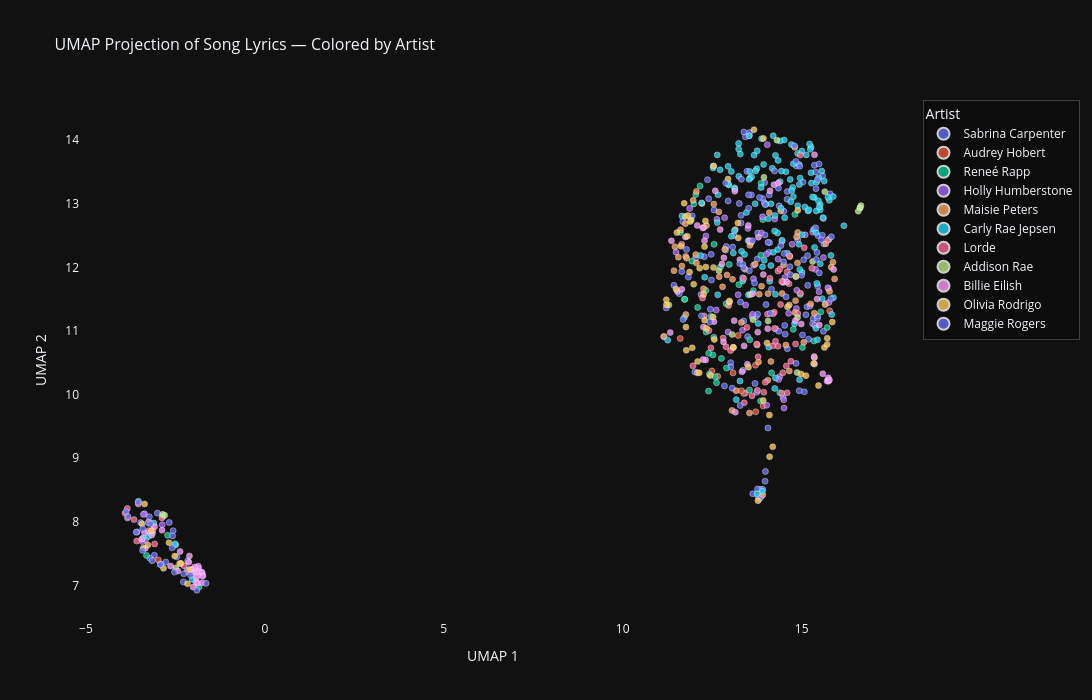

Notebook cell for this chart:
### Code cell
import plotly.express as px

# Build a plotting DataFrame
plot_df = pd.DataFrame({
    "UMAP 1":  umap_embedding[:, 0],
    "UMAP 2":  umap_embedding[:, 1],
    "artist":  df["artist"],
    "title":   df["title"],
    "album":   df["album"],
})

fig = px.scatter(
    plot_df,
    x="UMAP 1",
    y="UMAP 2",
    color="artist",
    hover_name="title",             # song title shown as bold header on hover
    hover_data={                    # additional info in hover tooltip
        "artist": True,
        "album":  True,
        "UMAP 1": ":.3f",
        "UMAP 2": ":.3f",
    },
    title="UMAP Projection of Song Lyrics — Colored by Artist",
    template="plotly_dark",         # clean dark background, swap to "plotly_white" if preferred
    opacity=0.8,
    size_max=8,
)

fig.update_traces(
    marker=dict(size=6, line=dict(width=0.5, color="white")),
    selector=dict(mode="markers")
)

fig.update_layout(
    width=1100,
    height=700,
    legend=dict(
        title="Artist",
        itemsizing="constant",
        bgcolor="rgba(0,0,0,0.3)",
        bordercolor="rgba(255,255,255,0.2)",
        borderwidth=1
    ),
    font=dict(size=12),
    title_font=dict(size=16),
    xaxis=dict(showgrid=False, zeroline=False),
    yaxis=dict(showgrid=False, zeroline=False),
)

fig.show()

### Figure 1 — Plotly figure (JSON) as saved in the notebook; plotly's stock layout.template omitted (floating-point values rounded to 4 significant figures; data arrays with more than 128 entries replaced by an {"elided": "..."} marker saying what was removed)
{"data": [{"customdata": {"elided": "112x2 str values"}, "hovertemplate": "<b>%{hovertext}</b><br><br>artist=%{customdata[0]}<br>UMAP 1=%{x:.3f}<br>UMAP 2=%{y:.3f}<br>album=%{customdata[1]}<extra></extra>", "hovertext": ["Please Please Please", "Juno", "Manchild", "Bed Chem", "Espresso", "Taste", "Tears", "Skin", "Nobody’s Son", "When Did You Get Hot?", "Busy Woman", "My Man on Willpower", "Good Graces", "Slim Pickins", "Never Getting Laid", "Sharpest Tool", "Dumb & Poetic", "Feather", "Go Go Juice", "We Almost Broke Up Again Last Night", "Sugar Talking", "Coincidence", "Goodbye", "Don’t Smile", "Lie To Girls", "15 Minutes", "Nonsense", "Thumbs", "Don’t Worry I’ll Make You Worry", "because i liked a boy", "emails i can’t send", "Couldn’t Make It Any Harder", "Bad Reviews", "Such A Funny Way", "Why", "A Nonsense Christmas", "Vicious", "skinny dipping", "On Purpose", "Sue Me", "decode", "Fast Times", "Tornado Warnings", "Read your Mind", "cindy lou who", "Needless To Say", "opposite", "how many things", "Looking at Me", "Exhale", "Alien", "Already Over", "things i wish you said", "Almost Love", "Paris", "Can’t Blame a Girl for Trying", "bet u wanna", "Bad for Business", "buy me presents", "santa doesn’t know you like i do", "Pushing 20", "Lonesome", "is it new years yet?", "In My Bed", "Run and Hide", "Hold Tight", "Eyes Wide Open", "Diamonds Are Forever", "I Can’t Stop Me", "I’m Fakin", "Tell Em", "Mona Lisa", "Feels Like Loneliness", "Shadows", "Let Me Move You", "prfct", "Bad Time", "Wildside", "Take Off All Your Cool", "Rescue Me", "Take You Back", "white xmas", "We’ll Be the Stars", "No Words", "All We Have Is Love", "Mirage", "The Middle of Starting Over", "Seamless", "Don’t Want It Back", "Space", "Too Young", "Lie for Love", "Your Love’s Like", "White Flag", "We’re the Babysitters", "Two Young Hearts", "Best Thing I Got", "Right Now", "Darling I’m a Mess", "Blueberries", "It’s the Most Nonsense Time of the Year", "How to Go to Confession", "Have Yourself a Merry Little Christmas", "Christmas the Whole Year Round", "What Do I Get My Brother-In-Law?", "Feather / Nonsense", "Last Christmas", "Smile", "It’s Finally Christmas", "A Dream Is a Wish Your Heart Makes / So This Is Love", "Your Mother and Mine", "Thinking Out Loud"], "legendgroup": "Sabrina Carpenter", "marker": {"color": "#636efa", "line": {"color": "white", "width": 0.5}, "opacity": 0.8, "size": 6, "symbol": "circle"}, "mode": "markers", "name": "Sabrina Carpenter", "orientation": "v", "showlegend": true, "type": "scatter", "x": [13.02, 15.03, 11.58, 15.19, 15.15, 15.45, 14.6, 15.46, 11.83, 15.02, 14.6, 11.15, 13.6, 13.06, 12.84, 12.28, -2.46, 15.12, 13.43, 12.04, 14.37, 15.08, 13.77, 12.55, 12.02, 15.61, 15.32, 14.93, 13.36, 11.43, -2.169, -1.911, -2.769, 13.76, 14.0, 13.83, 11.65, 14.48, 12.95, 13.02, 15.58, 13.49, 12.47, 12.89, -2.857, -2.156, 11.68, 13.11, 15.62, 13.38, 14.5, 13.07, 15.31, 13.53, 13.54, 11.78, 15.61, 11.22, 13.98, 13.79, 13.72, 11.94, 13.85, 13.35, 14.67, 15.58, 14.09, 14.84, 15.44, 15.67, 15.55, 14.6, 12.54, 13.91, 14.85, 13.31, 12.88, 13.77, 15.23, -1.733, 14.08, -3.472, 13.97, 15.43, 13.96, 14.28, 14.36, 15.8, 15.39, 15.35, 13.43, 13.38, 14.35, 14.53, 14.06, 13.82, 13.31, 13.62, 15.49, 13.75, 13.99, -3.088, -3.212, 13.88, 13.77, 15.45, 13.63, 13.26, 13.91, -2.279, -3.004, 13.47], "xaxis": "x", "y": [10.5, 13.34, 11.59, 10.87, 11.38, 11.71, 10.72, 12.5, 11.85, 10.94, 13.07, 10.91, 13.14, 10.1, 10.14, 12.17, 7.451, 11.26, 10.03, 12.15, 12.97, 10.04, 12.54, 12.9, 10.36, 11.0, 11.19, 10.06, 10.38, 11.72, 7.249, 7.121, 7.369, 12.13, 11.42, 8.362, 11.94, 9.957, 13.04, 10.43, 13.44, 10.91, 12.2, 12.33, 8.086, 7.388, 12.72, 12.5, 12.37, 11.16, 12.88, 12.32, 11.12, 14.07, 14.12, 12.28, 12.77, 11.36, 8.64, 8.394, 11.22, 12.81, 8.513, 11.84, 12.01, 12.51, 13.14, 10.49, 11.2, 11.43, 12.43, 13.19, 13.59, 13.08, 13.6, 12.7, 12.27, 11.26, 11.39, 7.168, 12.24, 7.989, 13.33, 12.23, 13.01, 11.03, 11.0, 13.16, 13.5, 13.61, 14.05, 14.13, 13.25, 11.09, 9.475, 13.1, 12.82, 11.23, 13.63, 10.04, 8.793, 7.476, 7.428, 8.398, 8.518, 11.23, 8.442, 13.0, 8.512, 7.056, 8.138, 13.51], "yaxis": "y"}, {"customdata": [["Audrey Hobert", "Who’s the Clown?"], ["Audrey Hobert", "Who’s the Clown?"], ["Audrey Hobert", "Who’s the Clown?"], ["Audrey Hobert", "Who’s the Clown?"], ["Audrey Hobert", "Who’s the Clown?"], ["Audrey Hobert", "Who’s the Clown?"], ["Audrey Hobert", "Who’s the Clown?"], ["Audrey Hobert", "Who’s the Clown?"], ["Audrey Hobert", "Who’s the Clown?"], ["Audrey Hobert", "Who’s the Clown?"], ["Audrey Hobert", "Who’s the Clown?"], ["Audrey Hobert", "Who’s the Clown?"], ["Audrey Hobert", null]], "hovertemplate": "<b>%{hovertext}</b><br><br>artist=%{customdata[0]}<br>UMAP 1=%{x:.3f}<br>UMAP 2=%{y:.3f}<br>album=%{customdata[1]}<extra></extra>", "hovertext": ["Sue me", "Bowling alley", "Phoebe", "Thirst Trap", "Sex and the city", "Shooting star", "I like to touch people", "Chateau", "Wet Hair", "Silver Jubilee", "Drive", "Don’t go back to his ass", "Feeling morbid"], "legendgroup": "Audrey Hobert", "marker": {"color": "#EF553B", "line": {"color": "white", "width": 0.5}, "opacity": 0.8, "size": 6, "symbol": "circle"}, "mode": "markers", "name": "Audrey Hobert", "orientation": "v", "showlegend": true, "type": "scatter", "x": [13.08, 13.93, 12.65, 13.23, 13.39, 13.32, -2.15, 13.72, 12.49, 15.78, 13.71, 11.61, -2.977], "xaxis": "x", "y": [10.34, 9.823, 10.29, 10.93, 10.02, 10.06, 7.218, 9.73, 10.37, 11.32, 10.46, 10.88, 7.402], "yaxis": "y"}, {"customdata": [["Reneé Rapp", "BITE ME Digital Album (Live Version)"], ["Reneé Rapp", "Snow Angel (Deluxe)"], ["Reneé Rapp", "Mean Girls (Music From The Motion Picture – Bonus Track Version)"], ["Reneé Rapp", "BITE ME Digital Album (Live Version)"], ["Reneé Rapp", "BITE ME Digital Album (Live Version)"], ["Reneé Rapp", "BITE ME Digital Album (Live Version)"], ["Reneé Rapp", "Snow Angel (Deluxe)"], ["Reneé Rapp", "Snow Angel (Deluxe)"], ["Reneé Rapp", "BITE ME Digital Album (Live Version)"], ["Reneé Rapp", "Snow Angel (Deluxe)"], ["Reneé Rapp", "BITE ME Digital Album (Live Version)"], ["Reneé Rapp", "Everything To Everyone (Deluxe)"], ["Reneé Rapp", "BITE ME Digital Album (Live Version)"], ["Reneé Rapp", "BITE ME Digital Album (Live Version)"], ["Reneé Rapp", "BITE ME Digital Album (Live Version)"], ["Reneé Rapp", "BITE ME Digital Album (Live Version)"], ["Reneé Rapp", "BITE ME Digital Album (Live Version)"], ["Reneé Rapp", "Snow Angel (Deluxe)"], ["Reneé Rapp", "BITE ME Digital Album (Live Version)"], ["Reneé Rapp", "Snow Angel (Deluxe)"], ["Reneé Rapp", "Snow Angel (Deluxe)"], ["Reneé Rapp", "Snow Angel (Deluxe)"], ["Reneé Rapp", "Mean Girls (Music From The Motion Picture – Bonus Track Version)"], ["Reneé Rapp", "Snow Angel (Deluxe)"], ["Reneé Rapp", "Snow Angel (Deluxe)"], ["Reneé Rapp", "Snow Angel (Deluxe)"], ["Reneé Rapp", "Mean Girls (Music From The Motion Picture – Bonus Track Version)"], ["Reneé Rapp", "Everything To Everyone (Deluxe)"], ["Reneé Rapp", "Everything To Everyone (Deluxe)"], ["Reneé Rapp", "Snow Angel (Deluxe)"], ["Reneé Rapp", "Everything To Everyone (Deluxe)"], ["Reneé Rapp", null], ["Reneé Rapp", "Snow Angel (Deluxe)"], ["Reneé Rapp", "Everything To Everyone (Deluxe)"], ["Reneé Rapp", "Everything To Everyone (Deluxe)"], ["Reneé Rapp", "Snow Angel (Deluxe)"], ["Reneé Rapp", "Snow Angel (Deluxe)"], ["Reneé Rapp", null], ["Reneé Rapp", "Everything To Everyone (Deluxe)"], ["Reneé Rapp", "Everything To Everyone (Deluxe)"], ["Reneé Rapp", "Mean Girls (Music From The Motion Picture – Bonus Track Version)"], ["Reneé Rapp", null], ["Reneé Rapp", null], ["Reneé Rapp", null], ["Reneé Rapp", null], ["Reneé Rapp", null], ["Reneé Rapp", null], ["Reneé Rapp", null]], "hovertemplate": "<b>%{hovertext}</b><br><br>artist=%{customdata[0]}<br>UMAP 1=%{x:.3f}<br>UMAP 2=%{y:.3f}<br>album=%{customdata[1]}<extra></extra>", "hovertext": ["Leave Me Alone", "Snow Angel", "Not My Fault", "Why Is She Still Here?", "Kiss It Kiss It", "Mad", "Tummy Hurts", "Poison Poison", "I Think I Like You Better When You’re Gone", "Pretty Girls", "I Can’t Have You Around Me Anymore", "In the Kitchen", "Shy", "You’d Like That Wouldn’t You", "At Least I’m Hot", "Good Girl", "That’s So Funny", "Talk Too Much", "Sometimes", "I Wish", "I Hate Boston", "Gemini Moon", "World Burn", "Willow", "23", "The Wedding Song", "Meet the Plastics", "Bruises", "Colorado", "So What Now", "Too Well", "Tattoos", "I Do", "Don’t Tell My Mom", "What Can I Do", "Swim", "Messy", "Lucky", "Moon", "Everything to Everyone (Intro)", "Someone Gets Hurt", "Taxi", "Tears On My Phone", "I’d Rather Be Cold Hearted Than Hurt", "Tummy Hurts (on VHS)", "WHAT ABOUT IT?", "Smoke A Cigarette", "Happiest Person You Know"], "legendgroup": "Reneé Rapp", "marker": {"color": "#00cc96", "line": {"color": "white", "width": 0.5}, "opacity": 0.8, "size": 6, "symbol": "circle"}, "mode": "markers", "name": "Reneé Rapp", "orientation": "v", "showlegend": true, "type": "scatter", "x": [14.39, 12.33, 14.77, 11.61, 14.16, 15.53, 11.73, 15.35, 11.99, 12.4, 12.04, 14.96, 12.59, 11.93, 12.52, 13.54, 13.65, 12.73, 12.16, 12.09, 12.62, 12.4, 15.02, 13.85, 11.72, 13.86, -2.718, 12.42, 12.55, 12.55, 12.98, 14.81, 13.87, 12.32, 14.84, 12.89, 12.76, 15.71, 13.92, -1.996, 12.9, -3.308, -1.843, -1.782, 11.73, 13.25, -3.533, 13.55], "xaxis": "x", "y": [10.03, 10.98, 11.03, 12.55, 10.34, 11.3, 11.5, 10.84, 13.0, 10.06, 13.14, 11.57, 10.28, 12.1, 10.62, 10.07, 11.63, 12.01, 13.28, 11.37, 10.19, 10.65, 10.74, 9.899, 11.21, 12.19, 7.791, 10.32, 10.9, 12.36, 12.05, 12.83, 13.32, 11.64, 11.85, 11.43, 10.57, 11.05, 12.75, 7.253, 10.42, 7.472, 6.976, 7.204, 11.5, 11.73, 8.325, 10.86], "yaxis": "y"}, {"customdata": [["Holly Humberstone", "Can You Afford to Lose Me?"], ["Holly Humberstone", "Can You Afford to Lose Me?"], ["Holly Humberstone", "Can You Afford to Lose Me?"], ["Holly Humberstone", "Can You Afford to Lose Me?"], ["Holly Humberstone", "Can You Afford to Lose Me?"], ["Holly Humberstone", "Falling Asleep at the Wheel - EP"], ["Holly Humberstone", "Can You Afford to Lose Me?"], ["Holly Humberstone", "Can You Afford to Lose Me?"], ["Holly Humberstone", "Can You Afford to Lose Me?"], ["Holly Humberstone", "Paint My Bedroom Black (Acoustic)"], ["Holly Humberstone", "Chartboxx 3.2022"], ["Holly Humberstone", null], ["Holly Humberstone", "Cruel World"], ["Holly Humberstone", "Can You Afford to Lose Me?"], ["Holly Humberstone", "Paint My Bedroom Black (Acoustic)"], ["Holly Humberstone", "Can You Afford to Lose Me?"], ["Holly Humberstone", "Paint My Bedroom Black (Acoustic)"], ["Holly Humberstone", "work in progress - EP"], ["Holly Humberstone", "Can You Afford to Lose Me?"], ["Holly Humberstone", "Paint My Bedroom Black (Acoustic)"], ["Holly Humberstone", "Paint My Bedroom Black (Acoustic)"], ["Holly Humberstone", "Paint My Bedroom Black (Acoustic)"], ["Holly Humberstone", "Paint My Bedroom Black (Acoustic)"], ["Holly Humberstone", "Cruel World"], ["Holly Humberstone", "Paint My Bedroom Black (Acoustic)"], ["Holly Humberstone", "Falling Asleep at the Wheel - EP"], ["Holly Humberstone", "Paint My Bedroom Black (Acoustic)"], ["Holly Humberstone", "Paint My Bedroom Black (Acoustic)"], ["Holly Humberstone", "Paint My Bedroom Black (Acoustic)"], ["Holly Humberstone", "Paint My Bedroom Black (Acoustic)"], ["Holly Humberstone", "work in progress - EP"], ["Holly Humberstone", "Paint My Bedroom Black (Acoustic)"], ["Holly Humberstone", null], ["Holly Humberstone", "work in progress - EP"], ["Holly Humberstone", "The Buccaneers: Season 2 (Apple TV+ Original Series Soundtrack)"], ["Holly Humberstone", "work in progress - EP"], ["Holly Humberstone", null], ["Holly Humberstone", null], ["Holly Humberstone", "Cruel World"], ["Holly Humberstone", null], ["Holly Humberstone", null], ["Holly Humberstone", null], ["Holly Humberstone", null], ["Holly Humberstone", null], ["Holly Humberstone", "EarthPercent x Earth Day ’23 Compilation Album"], ["Holly Humberstone", null], ["Holly Humberstone", "Cruel World"], ["Holly Humberstone", "Cruel World"], ["Holly Humberstone", null], ["Holly Humberstone", null], ["Holly Humberstone", null], ["Holly Humberstone", "Cruel World"]], "hovertemplate": "<b>%{hovertext}</b><br><br>artist=%{customdata[0]}<br>UMAP 1=%{x:.3f}<br>UMAP 2=%{y:.3f}<br>album=%{customdata[1]}<extra></extra>", "hovertext": ["Falling Asleep At The Wheel", "Deep End", "The Walls Are Way Too Thin", "Scarlett", "Overkill", "Drop Dead", "Please Don’t Leave Just Yet", "Vanilla", "Haunted House", "Into Your Room", "London Is Lonely", "Sleep Tight", "To Love Somebody", "Can You Afford to Lose Me?", "Cocoon", "Friendly Fire", "Kissing In Swimming Pools", "Dive", "Thursday", "Lauren", "Ghost Me", "Paint My Bedroom Black", "Superbloodmoon", "Die Happy", "Antichrist", "Livewire", "Flatlining", "Elvis Impersonators", "Room Service", "Girl", "Down Swinging", "Baby Blues", "I Would Die 4 U", "Easy Tiger", "Miss You To Death", "Work In Progress", "Fake Plastic Trees", "A Little Less Love", "Cruel World", "Money on Me", "Catching Fire", "You Said You Would Call", "Tears on the Dancefloor", "Stay", "Rock City", "Never Drinking Again", "White Noise", "Beauty Pageant", "Drive Me Away", "Early AM Wishing", "Watch You Leave", "Lucy"], "legendgroup": "Holly Humberstone", "marker": {"color": "#ab63fa", "line": {"color": "white", "width": 0.5}, "opacity": 0.8, "size": 6, "symbol": "circle"}, "mode": "markers", "name": "Holly Humberstone", "orientation": "v", "showlegend": true, "type": "scatter", "x": [14.45, -3.57, 13.44, 13.66, 14.04, 14.53, 12.63, 14.25, -3.425, 13.88, 13.66, 14.89, 12.33, 13.23, 14.85, 12.19, 14.86, 14.39, 14.02, 15.76, 12.94, 15.76, 13.91, 14.64, 13.35, 14.5, 14.34, -2.868, 14.51, 12.85, 14.48, -3.334, 14.02, 14.36, 15.37, 14.73, -3.361, 11.87, 15.39, 15.61, 15.1, 12.61, 11.49, 13.63, 15.49, -1.928, 15.73, 15.31, -1.851, -1.996, 13.5, -3.397], "xaxis": "x", "y": [12.41, 7.843, 11.41, 11.82, 13.93, 11.84, 12.76, 12.76, 7.69, 12.54, 12.03, 12.44, 12.49, 11.57, 11.35, 11.58, 11.64, 10.28, 9.834, 11.67, 10.98, 11.45, 12.8, 11.28, 11.01, 9.919, 12.13, 7.956, 9.789, 12.78, 11.76, 7.725, 12.21, 10.24, 11.09, 12.36, 8.128, 12.93, 11.97, 12.15, 12.51, 11.33, 12.24, 11.26, 11.62, 7.261, 11.68, 12.56, 7.267, 7.148, 12.61, 8.117], "yaxis": "y"}, {"customdata": {"elided": "67x2 str values"}, "hovertemplate": "<b>%{hovertext}</b><br><br>artist=%{customdata[0]}<br>UMAP 1=%{x:.3f}<br>UMAP 2=%{y:.3f}<br>album=%{customdata[1]}<extra></extra>", "hovertext": ["Worst of You", "History Of Man", "The Good Witch", "There It Goes", "BSC", "Lost The Breakup", "Wendy", "Psycho", "I’m Trying (Not Friends)", "Yoko", "Body Better", "Coming Of Age", "Feels Like This", "You Signed Up For This", "The Band And I", "Favourite Ex", "Watch", "You’re Just A Boy (And I’m Kinda The Man)", "Want You Back", "You You You", "Smile", "This Is On You", "John Hughes Movie", "The Last One", "Audrey Hepburn", "Brooklyn", "Love Him I Don’t", "My Regards", "Run", "Two Weeks Ago", "Holy Revival", "Guy On A Horse", "Therapy", "Outdoor Pool", "The Song", "Funeral", "Truth Is", "Details", "Boy", "In My Head", "Villain", "Volcano", "You to You", "Say My Name In Your Sleep", "Hollow", "Take Care of Yourself", "Elvis Song", "Personal Best", "Tough Act", "Architecture", "Adore You", "Look At Me Now", "Talking To Strangers", "Enough for You", "Glowing Review", "April Showers", "Milhouse", "Lunar Years", "The Party", "Happy Hunting Ground", "Neck of the Woods", "Helicopter", "I Want You to Change (Because You Want to Change)", "Bit Bitter", "Vampire Time", "You Then Me Now", "Together This Christmas (Amazon Original)"], "legendgroup": "Maisie Peters", "marker": {"color": "#FFA15A", "line": {"color": "white", "width": 0.5}, "opacity": 0.8, "size": 6, "symbol": "circle"}, "mode": "markers", "name": "Maisie Peters", "orientation": "v", "showlegend": true, "type": "scatter", "x": [15.65, 13.42, 13.07, 13.82, 15.06, 12.69, 14.88, 15.35, 11.55, 12.85, 11.75, 14.06, 14.81, 13.05, 14.48, 12.34, 12.91, 13.14, 11.46, 14.81, 13.8, 14.06, 15.67, 15.87, 13.32, 14.41, 12.26, 11.16, 12.04, 12.06, 12.06, 13.54, 13.55, 12.09, 12.7, 11.76, 11.65, 12.55, 13.17, 14.89, 14.14, 14.56, 11.62, 13.59, 11.97, 12.96, 14.86, 13.88, 12.79, 15.78, 15.83, 15.25, 15.35, 12.26, 14.49, 14.66, 11.76, 11.78, 15.92, 14.09, 14.83, 13.7, 12.21, 11.43, 14.67, 14.45, 13.91], "xaxis": "x", "y": [11.42, 11.97, 11.81, 11.58, 10.82, 12.87, 12.07, 11.28, 12.16, 12.28, 12.69, 11.59, 13.89, 9.752, 11.77, 12.66, 11.88, 12.59, 12.32, 11.29, 10.51, 10.23, 12.37, 12.08, 11.13, 12.89, 11.66, 10.91, 12.2, 13.19, 12.07, 9.711, 12.35, 10.34, 11.85, 12.17, 12.02, 12.99, 10.06, 12.55, 10.52, 10.78, 12.59, 12.39, 13.05, 11.4, 12.48, 11.7, 11.69, 11.62, 12.0, 11.43, 10.58, 12.63, 12.04, 10.37, 11.26, 12.14, 11.82, 12.86, 11.48, 12.05, 13.0, 11.95, 12.17, 11.59, 8.428], "yaxis": "y"}, {"customdata": {"elided": "142x2 str values"}, "hovertemplate": "<b>%{hovertext}</b><br><br>artist=%{customdata[0]}<br>UMAP 1=%{x:.3f}<br>UMAP 2=%{y:.3f}<br>album=%{customdata[1]}<extra></extra>", "hovertext": {"elided": "142 str values"}, "legendgroup": "Carly Rae Jepsen", "marker": {"color": "#19d3f3", "line": {"color": "white", "width": 0.5}, "opacity": 0.8, "size": 6, "symbol": "circle"}, "mode": "markers", "name": "Carly Rae Jepsen", "orientation": "v", "showlegend": true, "type": "scatter", "x": {"elided": "142 float values"}, "xaxis": "x", "y": {"elided": "142 float values"}, "yaxis": "y"}, {"customdata": [["Lorde", "Pure Heroine (Extended)"], ["Lorde", "Pure Heroine (Extended)"], ["Lorde", "Melodrama (Japanese Edition)"], ["Lorde", "Melodrama (Japanese Edition)"], ["Lorde", "Pure Heroine (Extended)"], ["Lorde", "Melodrama (Japanese Edition)"], ["Lorde", "Melodrama (Japanese Edition)"], ["Lorde", "Pure Heroine (Extended)"], ["Lorde", "Pure Heroine (Extended)"], ["Lorde", "Melodrama (Japanese Edition)"], ["Lorde", "Melodrama (Japanese Edition)"], ["Lorde", "Solar Power (D2C Exclusive Deluxe)"], ["Lorde", "Melodrama (Japanese Edition)"], ["Lorde", "Melodrama (Japanese Edition)"], ["Lorde", "Virgin (Deluxe)*"], ["Lorde", "Melodrama (Japanese Edition)"], ["Lorde", "Pure Heroine (Extended)"], ["Lorde", "Solar Power (D2C Exclusive Deluxe)"], ["Lorde", "Virgin (Deluxe)*"], ["Lorde", "Melodrama (Japanese Edition)"], ["Lorde", "Virgin (Deluxe)*"], ["Lorde", "Virgin (Deluxe)*"], ["Lorde", "Pure Heroine (Extended)"], ["Lorde", "Virgin (Deluxe)*"], ["Lorde", "Pure Heroine (Extended)"], ["Lorde", "Pure Heroine (Extended)"], ["Lorde", "Pure Heroine (Extended)"], ["Lorde", "Virgin (Deluxe)*"], ["Lorde", "Solar Power (D2C Exclusive Deluxe)"], ["Lorde", "Virgin (Deluxe)*"], ["Lorde", "The Hunger Games: Mockingjay, Pt. 1 (Original Motion Picture Soundtrack)"], ["Lorde", "Melodrama (Japanese Edition)"], ["Lorde", "Virgin (Deluxe)*"], ["Lorde", "Virgin (Deluxe)*"], ["Lorde", "Solar Power (D2C Exclusive Deluxe)"], ["Lorde", "Pure Heroine (Extended)"], ["Lorde", "Solar Power (D2C Exclusive Deluxe)"], ["Lorde", "Pure Heroine (Extended)"], ["Lorde", "Solar Power (D2C Exclusive Deluxe)"], ["Lorde", "Virgin (Deluxe)*"], ["Lorde", "Solar Power (D2C Exclusive Deluxe)"], ["Lorde", "Virgin (Deluxe)*"], ["Lorde", "Solar Power (D2C Exclusive Deluxe)"], ["Lorde", "Solar Power (D2C Exclusive Deluxe)"], ["Lorde", "Solar Power (D2C Exclusive Deluxe)"], ["Lorde", "Solar Power (D2C Exclusive Deluxe)"], ["Lorde", "Pure Heroine (Extended)"], ["Lorde", "The Hunger Games: Catching Fire (Original Motion Picture Soundtrack)"], ["Lorde", "Solar Power (D2C Exclusive Deluxe)"], ["Lorde", "Pure Heroine (Extended)"], ["Lorde", "Pure Heroine (Extended)"], ["Lorde", "Solar Power (D2C Exclusive Deluxe)"], ["Lorde", "Solar Power (D2C Exclusive Deluxe)"], ["Lorde", "Pure Heroine (Extended)"], ["Lorde", "The Hunger Games: Mockingjay, Pt. 1 (Original Motion Picture Soundtrack)"], ["Lorde", "The Hunger Games: Mockingjay, Pt. 1 (Original Motion Picture Soundtrack)"], ["Lorde", "Everyone’s Getting Involved: A Stop Making Sense Tribute Album"], ["Lorde", "Melodrama (Vinyl Version)"]], "hovertemplate": "<b>%{hovertext}</b><br><br>artist=%{customdata[0]}<br>UMAP 1=%{x:.3f}<br>UMAP 2=%{y:.3f}<br>album=%{customdata[1]}<extra></extra>", "hovertext": ["Royals", "Team", "Liability", "Green Light", "Ribs", "The Louvre", "Hard Feelings/Loveless", "Tennis Court", "Buzzcut Season", "Supercut", "Perfect Places", "Solar Power", "Writer In the Dark", "Sober", "What Was That", "Homemade Dynamite", "400 Lux", "Stoned at the Nail Salon", "Man Of The Year", "Sober II (Melodrama)", "David", "Current Affairs", "A World Alone", "Shapeshifter", "White Teeth Teens", "The Love Club", "Glory and Gore", "Hammer", "Mood Ring", "Favourite Daughter", "Yellow Flicker Beat", "Liability (Reprise)", "Clearblue", "Broken Glass", "Secrets from a Girl (Who’s Seen It All)", "Bravado", "The Path", "Still Sane", "The Man with the Axe", "GRWM", "Fallen Fruit", "If She Could See Me Now", "Oceanic Feeling", "Big Star", "California", "Dominoes", "Swingin Party", "Everybody Wants To Rule The World", "Leader of a New Regime", "Biting Down", "No Better", "Helen of Troy", "Hold No Grudge", "Million Dollar Bills", "Ladder Song", "Flicker (Kanye West Rework)", "Take Me to the River", "Loveless"], "legendgroup": "Lorde", "marker": {"color": "#FF6692", "line": {"color": "white", "width": 0.5}, "opacity": 0.8, "size": 6, "symbol": "circle"}, "mode": "markers", "name": "Lorde", "orientation": "v", "showlegend": true, "type": "scatter", "x": [14.7, 14.44, 13.77, 14.96, 12.41, 14.96, 14.6, 14.57, 14.24, 14.67, 14.41, 14.34, 15.07, 14.89, 14.23, 14.59, 14.65, 13.78, 14.34, 14.19, 14.39, 14.83, 15.28, 13.01, 13.98, 13.61, 14.48, 12.23, 13.76, 14.2, 12.81, -2.26, -2.875, 11.65, 11.96, 12.47, -3.84, 13.94, 14.05, -3.539, -3.907, 14.11, 13.74, -3.133, 14.27, -3.246, 14.44, -3.657, -3.843, -3.248, 13.47, 13.4, 13.38, -3.582, 12.28, 12.89, 15.74, -3.08], "xaxis": "x", "y": [10.52, 10.02, 10.07, 13.77, 11.01, 11.59, 11.93, 10.45, 11.04, 12.18, 11.42, 10.76, 12.31, 11.27, 11.3, 10.03, 11.74, 10.59, 11.94, 10.77, 11.97, 10.79, 11.99, 10.69, 10.19, 9.982, 10.34, 11.52, 10.78, 11.27, 10.89, 7.311, 8.062, 12.36, 10.45, 10.73, 8.061, 10.04, 11.26, 8.282, 8.135, 11.83, 10.79, 7.87, 10.84, 8.001, 11.78, 8.036, 8.211, 7.863, 11.06, 9.872, 11.82, 7.698, 11.24, 10.75, 12.43, 7.654], "yaxis": "y"}, {"customdata": [["Addison Rae", "Addison"], ["Addison Rae", "Addison"], ["Addison Rae", "Addison"], ["Addison Rae", "AR (Spotify Exclusive)"], ["Addison Rae", "Addison"], ["Addison Rae", "AR (Spotify Exclusive)"], ["Addison Rae", "Addison"], ["Addison Rae", "Addison"], ["Addison Rae", "Addison"], ["Addison Rae", "Addison"], ["Addison Rae", "Addison"], ["Addison Rae", "AR (Spotify Exclusive)"], ["Addison Rae", "Addison"], ["Addison Rae", "Addison"], ["Addison Rae", "AR (Spotify Exclusive)"], ["Addison Rae", "AR (Spotify Exclusive)"], ["Addison Rae", "Aquamarine 7”"], ["Addison Rae", "Diet Pepsi"], ["Addison Rae", "Diet Pepsi 1 Year Anniversary 7”"], ["Addison Rae", "Diet Pepsi 1 Year Anniversary 7”"]], "hovertemplate": "<b>%{hovertext}</b><br><br>artist=%{customdata[0]}<br>UMAP 1=%{x:.3f}<br>UMAP 2=%{y:.3f}<br>album=%{customdata[1]}<extra></extra>", "hovertext": ["Fame is a Gun", "Diet Pepsi", "Headphones On", "Obsessed", "High Fashion", "2 die 4", "Aquamarine", "Money is Everything", "New York", "Times Like These", "Summer Forever", "I got it bad", "In The Rain", "Lost & Found", "Nothing On (But The Radio)", "it could’ve been u", "Aquamarine / Arcamarine", "Diet Pepsi (Slowed + Reverb)", "Diet Pepsi (Soda Pop)", "Diet Pepsi (Strings)"], "legendgroup": "Addison Rae", "marker": {"color": "#B6E880", "line": {"color": "white", "width": 0.5}, "opacity": 0.8, "size": 6, "symbol": "circle"}, "mode": "markers", "name": "Addison Rae", "orientation": "v", "showlegend": true, "type": "scatter", "x": [13.06, 16.63, 14.06, 12.69, 14.31, 14.88, -2.858, 14.87, 15.31, 13.64, 13.95, 11.29, 13.57, -2.491, 15.65, 11.91, -2.8, 16.66, 16.64, 16.58], "xaxis": "x", "y": [10.94, 12.94, 11.16, 11.95, 14.0, 11.21, 8.118, 10.35, 12.09, 11.18, 13.42, 11.41, 11.57, 7.277, 13.19, 12.74, 8.104, 12.97, 12.93, 12.88], "yaxis": "y"}, {"customdata": {"elided": "73x2 str values"}, "hovertemplate": "<b>%{hovertext}</b><br><br>artist=%{customdata[0]}<br>UMAP 1=%{x:.3f}<br>UMAP 2=%{y:.3f}<br>album=%{customdata[1]}<extra></extra>", "hovertext": ["lovely", "WILDFLOWER", "when the party’s over", "Happier Than Ever", "bad guy", "everything i wanted", "idontwannabeyouanymore", "i love you", "bury a friend", "BIRDS OF A FEATHER", "Your Power", "ocean eyes", "No Time To Die", "wish you were gay", "CHIHIRO", "Therefore I Am", "LUNCH", "my future", "all the good girls go to hell", "bellyache", "What Was I Made For?", "xanny", "you should see me in a crown", "listen before i go", "ilomilo", "my strange addiction", "COPYCAT", "L’AMOUR DE MA VIE", "BLUE", "THE GREATEST", "watch", "hostage", "SKINNY", "my boy", "Six Feet Under", "THE DINER", "NDA", "Bored", "The 30th", "8", "Male Fantasy", "bitches broken hearts", "TV", "BITTERSUITE", "come out and play", "Billie Bossa Nova", "party favor", "goodbye", "Halley’s Comet", "Getting Older", "Oxytocin", "Lost Cause", "I Didn’t Change My Number", "GOLDWING", "Lo Vas A Olvidar", "OverHeated", "WHEN I WAS OLDER", "Not My Responsibility", "&burn", "Everybody Dies", "Hotline Bling", "L’AMOUR DE MA VIE [OVER NOW EXTENDED EDIT]", "Happier Than Ever (Edit)", "Sunny (One World: Together At Home)", "Watch&burn", "Billie Eilish and FINNEAS on SKINNY", "blue.m4a", "Billie EIlish and FINNEAS on BIRDS OF A FEATHER", "Hotline Bling / party favor", "Billie Eilish and FINNEAS on CHIHIRO", "Bad Guy (Reprise)", "Billie EIlish and FINNEAS on LUNCH", "Billie EIlish and FINNEAS on THE DINER"], "legendgroup": "Billie Eilish", "marker": {"color": "#FF97FF", "line": {"color": "white", "width": 0.5}, "opacity": 0.8, "size": 6, "symbol": "circle"}, "mode": "markers", "name": "Billie Eilish", "orientation": "v", "showlegend": true, "type": "scatter", "x": [-3.16, 12.59, -1.926, 12.77, 13.48, 12.25, -1.875, -1.932, 14.82, 13.51, 11.36, 14.23, -2.108, 12.08, 13.27, 12.83, 15.49, -1.912, 13.77, 14.05, -1.836, 13.15, 15.9, -1.756, -1.86, 13.11, 14.99, 11.75, 13.54, 12.72, 14.58, -2.873, -2.37, 11.53, -3.34, 15.43, 11.33, 15.36, 12.32, -1.737, -2.03, 13.13, 12.29, 14.12, -1.963, 14.35, 15.35, -1.751, -2.635, 11.65, 12.98, 13.39, -2.058, -3.365, 13.79, 12.82, 12.55, 12.24, 13.93, -2.126, -2.431, 12.24, -2.005, -3.082, 13.63, 15.71, -3.44, 15.74, 15.36, 15.75, 13.33, 15.59, 15.78], "xaxis": "x", "y": [7.792, 13.2, 7.051, 12.05, 10.48, 11.06, 7.037, 7.224, 11.16, 12.66, 12.42, 13.3, 7.465, 12.66, 12.12, 12.15, 11.09, 7.137, 10.98, 11.04, 7.221, 9.724, 11.97, 7.209, 7.304, 11.16, 11.11, 12.48, 12.42, 12.59, 11.77, 7.87, 7.533, 11.62, 7.584, 11.5, 10.98, 13.77, 10.55, 7.146, 7.214, 13.2, 12.42, 13.2, 7.291, 13.33, 10.6, 7.043, 7.306, 11.65, 11.46, 10.77, 7.251, 7.83, 12.47, 10.83, 11.15, 10.55, 11.89, 7.365, 7.227, 12.62, 6.975, 7.926, 11.59, 10.21, 7.729, 10.26, 10.48, 10.21, 10.36, 10.33, 10.23], "yaxis": "y"}, {"customdata": {"elided": "68x2 str values"}, "hovertemplate": "<b>%{hovertext}</b><br><br>artist=%{customdata[0]}<br>UMAP 1=%{x:.3f}<br>UMAP 2=%{y:.3f}<br>album=%{customdata[1]}<extra></extra>", "hovertext": ["drivers license", "deja vu", "good 4 u", "vampire", "All I Want", "happier", "traitor", "the grudge", "lacy", "get him back!", "all-american bitch", "brutal", "favorite crime", "jealousy, jealousy", "ballad of a homeschooled girl", "making the bed", "1 step forward, 3 steps back", "bad idea right?", "logical", "hope ur ok", "enough for you", "teenage dream", "love is embarrassing", "pretty isn’t pretty", "Wondering", "so american", "Can’t Catch Me Now", "stranger", "obsessed", "scared of my guitar", "Just for a Moment", "I Think I Kinda, You Know (Duet)", "The Rose Song", "girl i’ve always been", "Even When/The Best Part", "Out of the Old", "Granted", "The Best Part", "Bizaardvark Theme Song", "River", "Bad Hair Day", "Stick Season", "The Comeback Song", "happier/deja vu (SOUR Prom)", "I Think I Kinda, You Know – Just for a Moment Mashup (From ”High School Musical: The Musical: The Series”)", "Blobfish", "Love the Haters", "enough for you / 1 step forward, 3 steps back", "The Night Dream", "Let It Glow (from “Frozen Northern Lights”)", "Oops Wrong Emoji", "So Dramatic", "Lemonade", "Argentina", "Kid at the Adult Table", "vampire / traitor / good 4 u / get him back! (VMAs 2023)", "Participation Award", "The Worst Lullaby Ever", "Notes in Your Lunchbag", "Party Don’t Stop", "Anything Can Be a Dance", "The Book of Love", "If I Had a Dog", "Flying Shoes", "The Greatest Rap Song of All Time", "Hard Time", "New School Superstars", "i wish you cheated"], "legendgroup": "Olivia Rodrigo", "marker": {"color": "#FECB52", "line": {"color": "white", "width": 0.5}, "opacity": 0.8, "size": 6, "symbol": "circle"}, "mode": "markers", "name": "Olivia Rodrigo", "orientation": "v", "showlegend": true, "type": "scatter", "x": [12.54, 15.47, 11.8, 13.1, 12.54, 11.72, 11.51, 12.15, 14.65, 11.22, 13.09, 11.94, 14.6, 12.09, 12.45, 12.56, 11.49, 12.32, 11.98, 11.87, 11.75, 11.77, 11.63, 12.14, 12.29, 11.77, 14.83, 12.31, 12.29, 13.23, 13.67, 13.22, 14.89, 14.03, 12.94, 12.53, 12.34, -2.162, -3.269, 13.78, 13.52, 12.98, 15.72, -2.103, 13.93, -2.347, -2.383, 11.89, -3.174, -3.434, -2.679, -2.519, 14.19, 14.98, 14.1, 11.22, 14.1, -3.401, -3.362, 15.12, 15.86, -2.832, 12.26, 15.64, 15.71, 15.34, 13.93, 11.82], "xaxis": "x", "y": [12.0, 10.14, 12.49, 10.74, 13.59, 13.01, 12.55, 11.99, 11.41, 11.41, 10.74, 10.74, 11.38, 10.52, 10.3, 10.87, 11.66, 12.01, 11.73, 11.93, 12.8, 11.06, 12.33, 10.34, 11.17, 10.7, 11.86, 12.73, 12.33, 12.46, 14.16, 12.7, 12.9, 10.81, 13.39, 11.22, 11.04, 7.027, 7.638, 8.333, 10.43, 11.47, 10.89, 7.249, 14.03, 7.349, 7.344, 12.72, 7.86, 7.97, 7.673, 7.463, 9.181, 10.32, 9.024, 11.49, 9.678, 7.587, 8.282, 10.3, 11.14, 7.27, 11.58, 10.74, 10.79, 10.49, 9.908, 12.81], "yaxis": "y"}, {"customdata": {"elided": "68x2 str values"}, "hovertemplate": "<b>%{hovertext}</b><br><br>artist=%{customdata[0]}<br>UMAP 1=%{x:.3f}<br>UMAP 2=%{y:.3f}<br>album=%{customdata[1]}<extra></extra>", "hovertext": ["Alaska", "Light On", "Fallingwater", "Love You for a Long Time", "Back in My Body", "Dog Years", "Say It", "On + Off", "Don’t Forget Me", "Retrograde", "Burning", "That’s Where I Am", "Overnight", "The Knife", "Give a Little", "Want Want", "The Kill", "Horses", "Anywhere With You", "Past Life", "New Song", "In the Living Room", "It Was Coming All Along", "Shatter", "So Sick of Dreaming", "I’ve Got a Friend", "If Now Was Then", "Begging for Rain", "Color Song", "I Still Do", "Overdrive", "Split Stones", "Drunk", "Tim McGraw", "Never Going Home", "Honey", "On & On & On", "Be Cool", "James", "Better", "All the Same", "Symphony", "Different Kind of World", "Blood Ballet", "Resonant Body", "Celadon & Gold", "Little Joys", "Together", "Symmetry", "One More Afternoon", "Satellite", "On the Page", "Steady Now", "Anybody", "Kids Like Us", "Wolves", "Anthems for a Seventeen Year-Old Girl", "Drift", "(Does It Feel Slow?)", "Good Heart", "A Love Letter", "Embers", "I Wanna Dance with Somebody", "Deep In the Earth", "By Morning", "Creatures", "You (Embers Reprise)", "Distant Memory"], "legendgroup": "Maggie Rogers", "marker": {"color": "#636efa", "line": {"color": "white", "width": 0.5}, "opacity": 0.8, "size": 6, "symbol": "circle"}, "mode": "markers", "name": "Maggie Rogers", "orientation": "v", "showlegend": true, "type": "scatter", "x": [-2.563, 14.5, 15.41, 15.44, 15.82, 14.95, 13.32, 15.49, 13.7, 14.51, 14.24, 12.88, 14.1, 14.42, 12.4, 14.8, 14.56, 15.06, 15.0, -3.255, 13.54, 13.52, 12.2, 13.27, 14.12, 13.28, 13.36, -3.411, -3.877, -2.267, -2.672, 12.44, 15.17, 12.37, 15.39, 12.48, 13.38, 15.17, 13.68, 14.06, -2.527, 13.29, -3.192, 14.69, -3.541, -1.644, 14.54, -3.416, -3.15, -2.915, -2.579, -3.826, -2.586, -2.919, 11.69, -3.594, 15.83, 14.84, -2.078, -3.228, 13.98, 13.62, 15.4, 13.98, 14.16, 12.45, -1.9, 13.52], "xaxis": "x", "y": [7.861, 12.09, 12.12, 13.38, 11.51, 13.59, 13.39, 11.91, 10.18, 12.22, 13.51, 13.33, 12.39, 12.34, 13.08, 13.91, 11.54, 12.12, 11.88, 7.983, 11.95, 12.93, 11.24, 12.06, 11.28, 9.83, 12.05, 7.892, 8.161, 7.185, 7.991, 11.14, 12.18, 13.38, 12.62, 11.8, 11.99, 11.72, 11.76, 12.39, 7.211, 11.46, 7.97, 11.88, 8.307, 7.034, 10.95, 7.552, 7.39, 7.336, 7.779, 8.084, 7.593, 7.327, 11.18, 7.836, 12.48, 13.67, 7.165, 8.081, 12.51, 12.42, 13.24, 12.99, 11.66, 11.34, 6.926, 13.14], "yaxis": "y"}], "layout": {"font": {"size": 12}, "height": 700, "legend": {"bgcolor": "rgba(0,0,0,0.3)", "bordercolor": "rgba(255,255,255,0.2)", "borderwidth": 1, "itemsizing": "constant", "title": {"text": "Artist"}, "tracegroupgap": 0}, "title": {"font": {"size": 16}, "text": "UMAP Projection of Song Lyrics — Colored by Artist"}, "width": 1100, "xaxis": {"anchor": "y", "domain": [0, 1], "showgrid": false, "title": {"text": "UMAP 1"}, "zeroline": false}, "yaxis": {"anchor": "x", "domain": [0, 1], "showgrid": false, "title": {"text": "UMAP 2"}, "zeroline": false}}}
